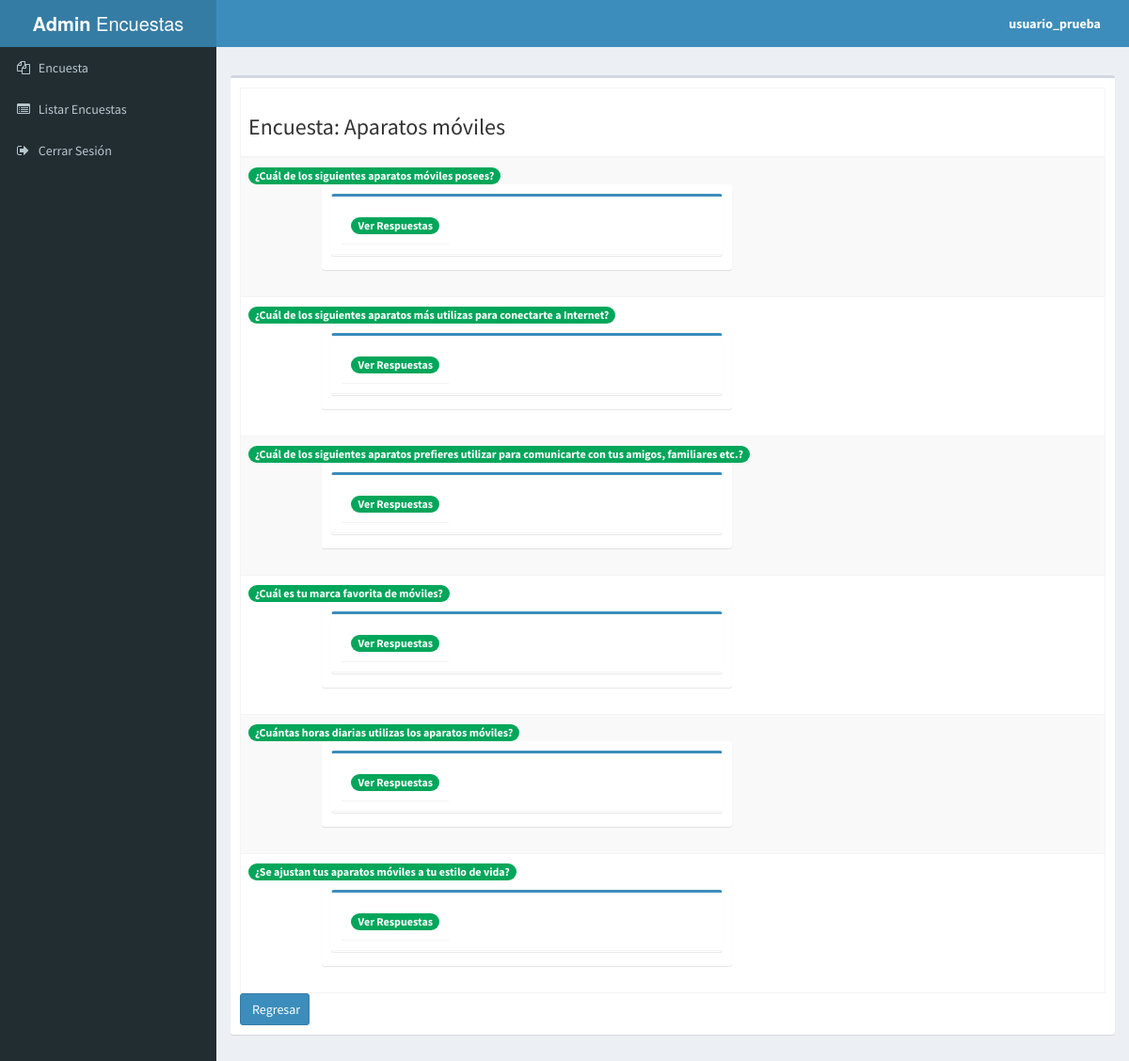
The app's page /moreInfo.php?id=1&encuesta=Aparatos móviles (signed in) with its own data.
### tables this page shows
CREATE TABLE `pregunta` (
  `id_pregunta` int(11) NOT NULL,
  `descripcion` varchar(300) NOT NULL,
  `id_encuesta` int(11) NOT NULL
);

### modelo/funciones_mysql.php (called while the page is built, shortened)
<?php
class Conexion {
    private $con;
    public function __construct($bd) {
        try {
            $this->con = new PDO('mysql:host=localhost;dbname=' . $bd . ';charset=utf8', 'root', '', array(
                PDO::ATTR_ERRMODE => PDO::ERRMODE_EXCEPTION,
                PDO::MYSQL_ATTR_INIT_COMMAND => "SET NAMES utf8"
            ));
            $this->con->setAttribute(PDO::ATTR_ERRMODE, PDO::ERRMODE_EXCEPTION);
        } catch (PDOException $e) {
            print "¡Error!: " . $e->getMessage() . "<br/>";
            die();
        }
    }
    public function findAll2($query){
        $this->stm = $this->con->prepare($query);
        $this->stm->execute();
        $this->rs = $this->stm->fetchAll(PDO::FETCH_OBJ);
        return $this->rs;
    }
}
?>

### moreInfo.php (the view, shortened to what this page needs)
<?php
include 'modelo/funciones_mysql.php';
if (verificar_usuario()) {
    $conexion = new Conexion("sondeo");
    $resultado = $conexion->findAll2("SELECT * FROM pregunta WHERE id_encuesta =" . $_GET['id']);
    $array = array();
    $arrayPreguntas = array();
    $arrayRespuestas = array();
    foreach ($resultado as $key => $value) {
        $array[] = $conexion->findAll2("SELECT * FROM pregunta_respuesta p inner join respuesta r on "
                . " p.id_respuesta = r.id_respuesta WHERE id_pregunta =" . $value->id_pregunta);
    }
    for ($i = 0; $i < count($resultado); $i++) {
        $arrayPreguntas[] = array("id_pregunta" => $resultado[$i]->id_pregunta, "descripcion" => $resultado[$i]->descripcion, "id_encuesta" => $resultado[$i]->id_encuesta, "respuestas" => array());
    }
    for ($j = 0; $j < count($array); $j++) {
        for ($k = 0; $k < count($array[$j]); $k++) {
            $arrayRespuestas[] = array("id" => $array[$j][$k]->id, "id_pregunta" => $array[$j][$k]->id_pregunta, "id_respuesta" => $array[$j][$k]->id_respuesta, "desc_respuesta" => $array[$j][$k]->descripcion);
        }
    }
    for ($k = 0; $k < count($arrayPreguntas); $k++) {
        for ($l = 0; $l < count($arrayRespuestas); $l++) {
            if ($arrayPreguntas[$k]["id_pregunta"] == $arrayRespuestas[$l]["id_pregunta"]) {
                $arrayPreguntas[$k]["respuestas"][] = $arrayRespuestas[$l];
            }
        }
    }
} else {
    header('Location:login.html');
}
?>
<!DOCTYPE html>
<html>
    <head>
        <link href="bootstrap/css/bootstrap.min.css" rel="stylesheet" type="text/css" />
        <link href="plugins/maxcdn.css" rel="stylesheet" type="text/css" />
        <link href="plugins/ionicFramework.css" rel="stylesheet" type="text/css" />
        <link href="plugins/datatables/dataTables.bootstrap.css" rel="stylesheet" type="text/css" />
        <link href="dist/css/AdminLTE.min.css" rel="stylesheet" type="text/css" />
        <link href="dist/css/skins/_all-skins.min.css" rel="stylesheet" type="text/css" />
        <link href="js/notificaciones.css" rel="stylesheet" type="text/css">
    </head>
    <body class="skin-blue">
        <div class="wrapper">
            <?php include './header.php'; ?>
            <?php include 'menu.php'; ?>
            <div class="content-wrapper">
                <section class="content-header">
                </section>
                <section class="content">
                    <div class="box">
                        <div class="box-body">
                            <table id="" class="table table-bordered table-striped">
                                <thead>
                                    <tr>
                                        <th>
                                            <h3>
                                                Encuesta: <?php echo $_GET['encuesta']; ?>
                                            </h3>
                                        </th>
                                    </tr>
                                </thead>
                                <tbody>
                                    <?php
                                    foreach ($arrayPreguntas as $valor) {
                                        ?>
                                        <tr>
                                            <td><span data-toggle="tooltip" title="" class="badge bg-green"><?php echo $valor["descripcion"] ?></span><br>
                                                <div class="row">
                                                    <div class="col-md-6">
                                                        <div class="box box-solid"style="margin-left: 18%">
                                                            <div class="box-body" >
                                                                <div class="box-group" id="accordion">
                                                                    <div class="panel box box-primary">
                                                                        <div class="box-header with-border">
                                                                            <h4 class="box-title">
                                                                                <a data-toggle="collapse" data-parent="#accordion" href="#collapse<?php echo $valor["id_pregunta"] ?>" >
                                                                                    <div class="box-header with-border">
                                                                                        <span data-toggle="tooltip" title="" class="badge bg-green">Ver Respuestas</span>
                                                                                    </div>
                                                                                </a>
                                                                            </h4>
                                                                        </div>
                                                                    </div>
                                                                </div>
                                                            </div>
                                                        </div>
                                                    </div>
                                                </div>
                                            </td>
                                        </tr>
                                <?php
                                    }
                                ?>
                                </tbody>
                            </table>
                            <a href="listado_encuestas.php">
                            <input  type="button" name="regresar" id="regresar" value="Regresar" class="btn btn-block btn-primary" style="width: 8%">
                        </a>
                        </div>
                    </div>
                </section>
            </div>
        </div>
    </body>
</html>

### records on screen
pregunta: descripcion "¿Cuál de los siguientes aparatos móviles posees?"
pregunta: descripcion "¿Cuál de los siguientes aparatos más utilizas para conectarte a Internet?"
pregunta: descripcion "¿Cuál de los siguientes aparatos prefieres utilizar para comunicarte con tus amigos, familiares etc.?"
pregunta: descripcion "¿Cuál es tu marca favorita de móviles?"
pregunta: descripcion "¿Cuántas horas diarias utilizas los aparatos móviles?"
pregunta: descripcion "¿Se ajustan tus aparatos móviles a tu estilo de vida?"

### other values on screen
$nombre_usuario "usuario_prueba"
$_GET['encuesta'] "Aparatos móviles"
